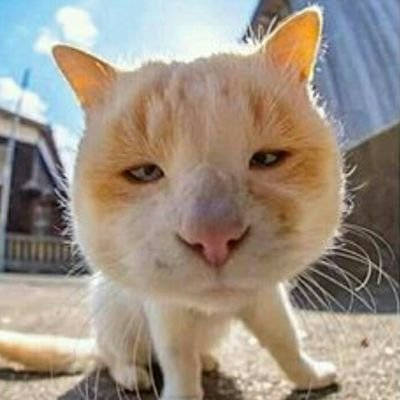
#> input picture pertemuan4/assets/img/kucing-oren-barbar.jpg, 400 x 400 px
$ python latihan6.py
#> lines starting #> are read from the running program, lines starting #| are printed output that depends on the picture
import cv2 as cv
import numpy as np

image = cv.imread('../assets/img/kucing-oren-barbar.jpg')
#> image is the input picture: shape (400, 400, 3); mean B, G, R 132.3, 145.3, 157.1
alpha = 1.0

b = image.copy()
b[:, :, 1] = 0
b[:, :, 2] = 0
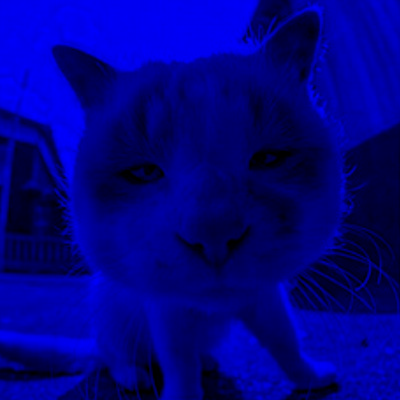
#> b: shape (400, 400, 3); mean B, G, R 132.3, 0, 0

g = image.copy()
g[:, :, 0] = 0
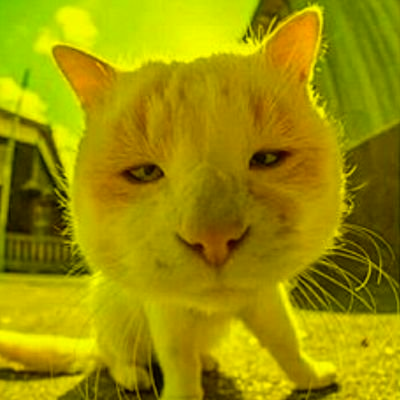
#> g: shape (400, 400, 3); mean B, G, R 0, 145.3, 157.1
g[:, :, 2] = 0
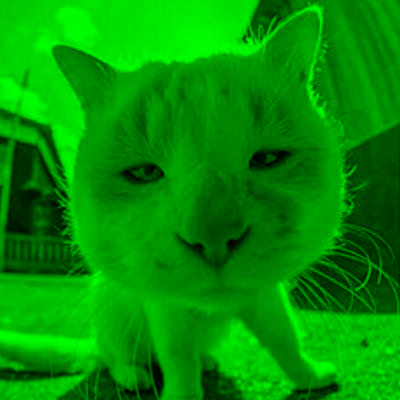
#> g: shape (400, 400, 3); mean B, G, R 0, 145.3, 0

r = image.copy()
r[:, :, 0] = 0
r[:, :, 1] = 0
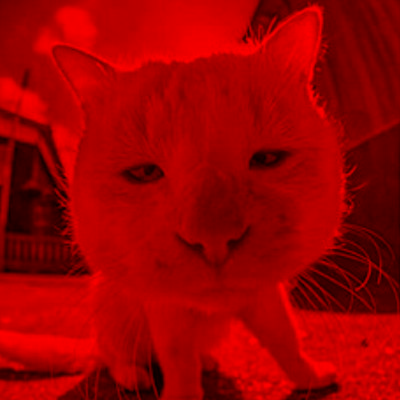
#> r: shape (400, 400, 3); mean B, G, R 0, 0, 157.1

contrast_b = np.clip((1 + alpha) * b - 128 * alpha, 0, 255).astype(np.uint8)
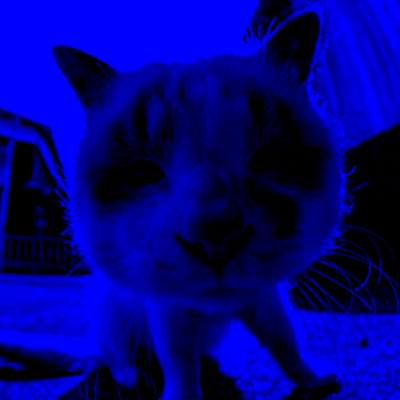
#> contrast_b: shape (400, 400, 3); mean B, G, R 128, 0, 0
contrast_g = np.clip((1 + alpha) * g - 128 * alpha, 0, 255).astype(np.uint8)
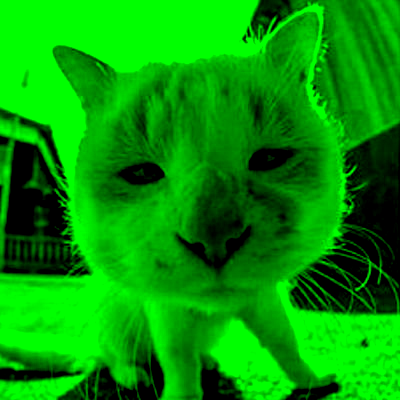
#> contrast_g: shape (400, 400, 3); mean B, G, R 0, 153, 0
contrast_r = np.clip((1 + alpha) * r - 127 * alpha, 0, 255).astype(np.uint8)
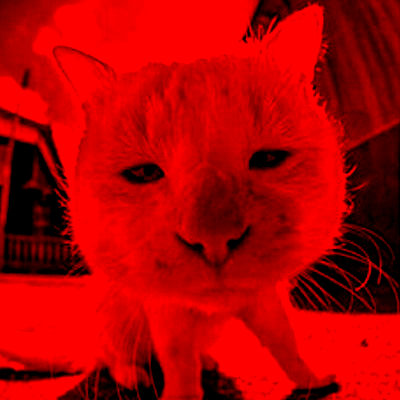
#> contrast_r: shape (400, 400, 3); mean B, G, R 0, 0, 177.8

cv.imshow("original image", image)
cv.imshow("Blue", contrast_b)
cv.imshow("Green", contrast_g)
cv.imshow("Red", contrast_r)

cv.waitKey(0)
cv.destroyAllWindows()
